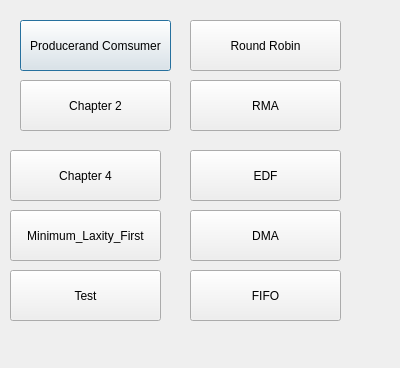
<?xml version="1.0" encoding="UTF-8"?>
<ui version="4.0">
 <class>Dialog</class>
 <widget class="QDialog" name="Dialog">
  <property name="geometry">
   <rect>
    <x>0</x>
    <y>0</y>
    <width>400</width>
    <height>368</height>
   </rect>
  </property>
  <property name="windowTitle">
   <string>Dialog</string>
  </property>
  <widget class="QPushButton" name="gotoscreen2">
   <property name="geometry">
    <rect>
     <x>20</x>
     <y>20</y>
     <width>151</width>
     <height>51</height>
    </rect>
   </property>
   <property name="text">
    <string>Producerand Comsumer</string>
   </property>
  </widget>
  <widget class="QPushButton" name="gotoChapter2">
   <property name="geometry">
    <rect>
     <x>20</x>
     <y>80</y>
     <width>151</width>
     <height>51</height>
    </rect>
   </property>
   <property name="text">
    <string>Chapter 2</string>
   </property>
  </widget>
  <widget class="QPushButton" name="gotoChapter4">
   <property name="geometry">
    <rect>
     <x>10</x>
     <y>150</y>
     <width>151</width>
     <height>51</height>
    </rect>
   </property>
   <property name="text">
    <string>Chapter 4</string>
   </property>
  </widget>
  <widget class="QPushButton" name="RoundRobin">
   <property name="geometry">
    <rect>
     <x>190</x>
     <y>20</y>
     <width>151</width>
     <height>51</height>
    </rect>
   </property>
   <property name="text">
    <string>Round Robin</string>
   </property>
  </widget>
  <widget class="QPushButton" name="RMA">
   <property name="geometry">
    <rect>
     <x>190</x>
     <y>80</y>
     <width>151</width>
     <height>51</height>
    </rect>
   </property>
   <property name="text">
    <string>RMA</string>
   </property>
  </widget>
  <widget class="QPushButton" name="EDF">
   <property name="geometry">
    <rect>
     <x>190</x>
     <y>150</y>
     <width>151</width>
     <height>51</height>
    </rect>
   </property>
   <property name="text">
    <string>EDF</string>
   </property>
  </widget>
  <widget class="QPushButton" name="Minimum_Laxity_First">
   <property name="geometry">
    <rect>
     <x>10</x>
     <y>210</y>
     <width>151</width>
     <height>51</height>
    </rect>
   </property>
   <property name="text">
    <string>Minimum_Laxity_First</string>
   </property>
  </widget>
  <widget class="QPushButton" name="DMA">
   <property name="geometry">
    <rect>
     <x>190</x>
     <y>210</y>
     <width>151</width>
     <height>51</height>
    </rect>
   </property>
   <property name="text">
    <string>DMA</string>
   </property>
  </widget>
  <widget class="QPushButton" name="Test">
   <property name="geometry">
    <rect>
     <x>10</x>
     <y>270</y>
     <width>151</width>
     <height>51</height>
    </rect>
   </property>
   <property name="text">
    <string>Test</string>
   </property>
  </widget>
  <widget class="QPushButton" name="FIFO">
   <property name="geometry">
    <rect>
     <x>190</x>
     <y>270</y>
     <width>151</width>
     <height>51</height>
    </rect>
   </property>
   <property name="text">
    <string>FIFO</string>
   </property>
  </widget>
 </widget>
 <resources/>
 <connections/>
</ui>
